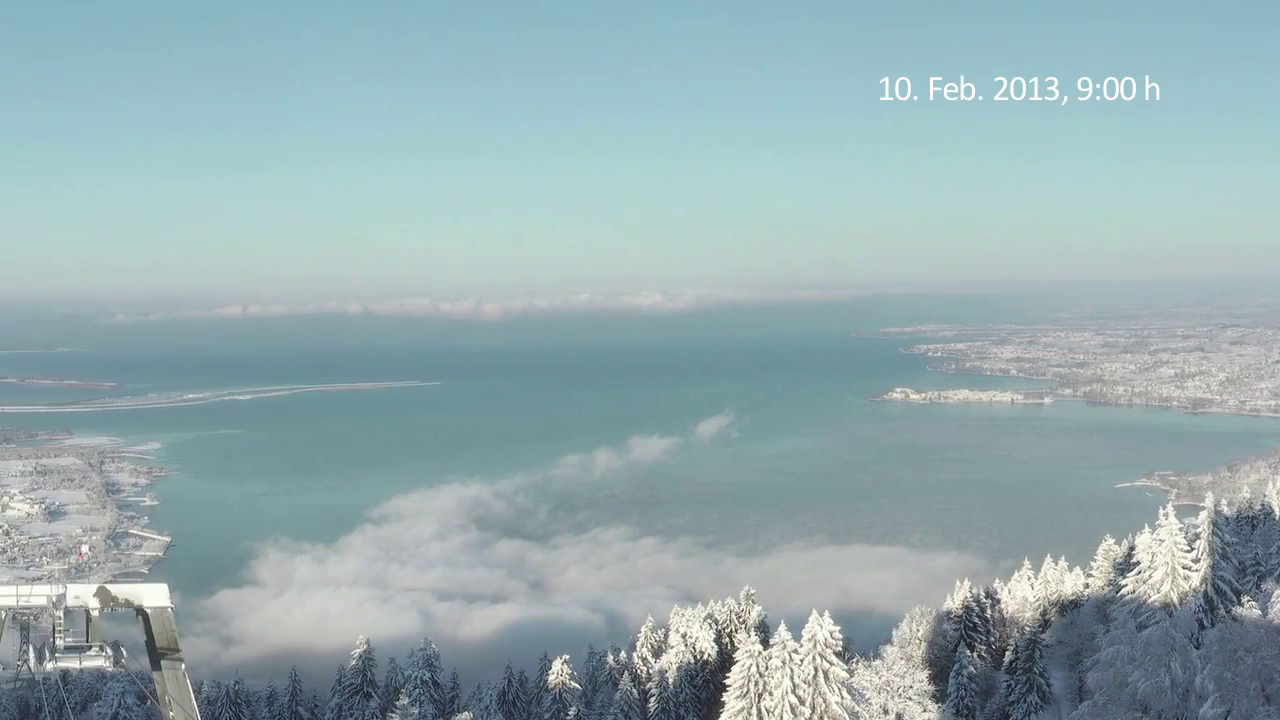
#> input picture frame 67 of image/winter_day.mov, 1280 x 720 px
$ python matcher.py
#> lines starting #> are read from the running program, lines starting #| are printed output that depends on the picture
import cv2
import numpy as np
import os
from scipy.stats import mode

def extract_frame_from_video(video_path, frame_to_check):
    """
    Extracts a specific frame from a video.

    Parameters:
        video_path (str): Path to the video file.
        frame_to_check (int): Index of the frame to extract.

    Returns:
        np.ndarray: The extracted frame.
    """
#> called with video_path = 'code/image/winter_day.mov', frame_to_check = 10
    cap = cv2.VideoCapture(video_path)
    if not cap.isOpened():
        raise ValueError("Error opening video file.")

    frame_index = 0
    target_frame = None

    while frame_index <= frame_to_check:
        ret, frame = cap.read()
#> frame is the input picture: shape (720, 1280, 3); mean B, G, R 176.5, 172.6, 150.2
        if not ret:
            raise ValueError(f"Frame {frame_to_check} not found in the video.")
        if frame_index == frame_to_check:
            target_frame = frame
            break
        frame_index += 1

    cap.release()

    if target_frame is None:
        raise ValueError("Failed to extract the frame.")

    return target_frame


def locate_image_in_panorama(image_path, panorama_path):
    """
    Finds the position of an input image in a panorama and returns its corner coordinates.

    Parameters:
        image_path (str): Path to the input image.
        panorama_path (str): Path to the panorama image.

    Returns:
        dict: A dictionary with the corner coordinates (UL, UR, BL, BR).
    """
    # Load the images
    img = cv2.imread(image_path)
    pano = cv2.imread(panorama_path)

    if img is None or pano is None:
        raise ValueError("Failed to load one or both images. Check the file paths.")

    # Convert to grayscale for feature matching
    img_gray = cv2.cvtColor(img, cv2.COLOR_BGR2GRAY)
    pano_gray = cv2.cvtColor(pano, cv2.COLOR_BGR2GRAY)

    # Detect ORB features and compute descriptors
    orb = cv2.ORB_create()
    keypoints1, descriptors1 = orb.detectAndCompute(img_gray, None)
    keypoints2, descriptors2 = orb.detectAndCompute(pano_gray, None)

    # Match features using BFMatcher
    bf = cv2.BFMatcher(cv2.NORM_HAMMING, crossCheck=True)
    matches = bf.match(descriptors1, descriptors2)

    # Sort matches by distance (best matches first)
    matches = sorted(matches, key=lambda x: x.distance)

    # Minimum number of matches required
    if len(matches) < 4:
        raise ValueError("Not enough matches found to locate the image in the panorama.")

    # Extract location of good matches
    src_pts = np.float32([keypoints1[m.queryIdx].pt for m in matches]).reshape(-1, 1, 2)
    dst_pts = np.float32([keypoints2[m.trainIdx].pt for m in matches]).reshape(-1, 1, 2)

    # Compute homography matrix
    matrix, mask = cv2.findHomography(src_pts, dst_pts, cv2.RANSAC, 5.0)

    if matrix is None:
        raise ValueError("Failed to compute homography.")

    # Get the dimensions of the input image
    h, w = img.shape[:2]

    # Define the corners of the input image
    corners = np.float32([[0, 0], [w, 0], [w, h], [0, h]]).reshape(-1, 1, 2)

    # Transform the corners to panorama space
    transformed_corners = cv2.perspectiveTransform(corners, matrix)

    # Extract the corner coordinates
    UL = tuple(map(int, transformed_corners[0][0]))
    UR = tuple(map(int, transformed_corners[1][0]))
    BL = tuple(map(int, transformed_corners[2][0]))
    BR = tuple(map(int, transformed_corners[3][0]))

    corners_dict = {"UL": UL, "UR": UR, "BL": BL, "BR": BR}

    print(f"Corners in panorama space: {corners_dict}")
    return corners_dict

# [45 lines left out: function crop_region_from_panorama, not called in this run]

if __name__ == "__main__":
    # Paths to the input image and panorama
    video_path = os.path.join(os.getcwd(),'image','winter_day.mov')
    target_frame = extract_frame_from_video(video_path=video_path, frame_to_check=10)
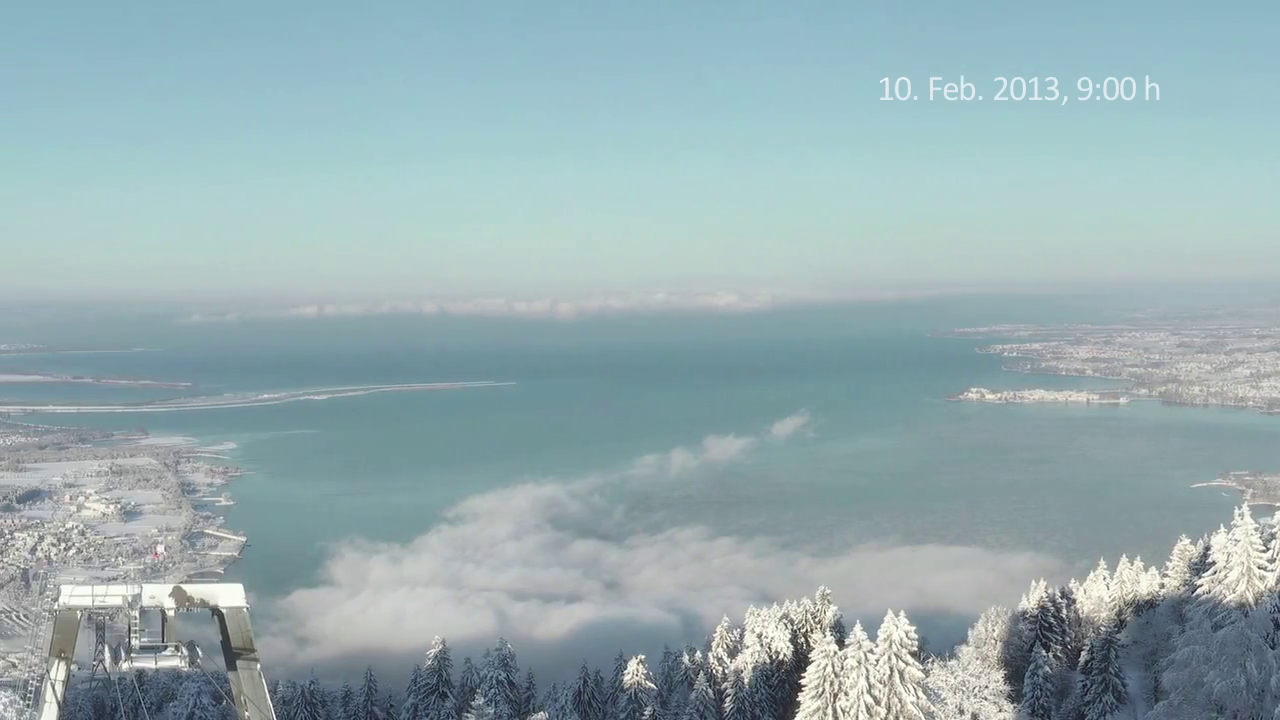
#> target_frame: shape (720, 1280, 3); mean B, G, R 177.1, 173.3, 150.8
    cv2.imwrite("target.jpg",target_frame)

    image_path = "target.jpg"
    panorama_path = "output_panorama.jpg"

    # Locate the image in the panorama
    try:
        corners = locate_image_in_panorama(image_path, panorama_path)
        print("Corner coordinates in panorama:")

        for corner, coord in corners.items():
            print(f"{corner}: {coord}")

        cropped_region ,cropped_crood = crop_region_from_panorama(panorama_path, corners)

        panorama = cv2.imread(panorama_path)
        pano_h, pano_w = panorama.shape[:2]
        mapping = np.load(os.path.join(os.getcwd(),"output_panorama_pixel_mapping.npy"))
        mapping = mapping.reshape(pano_h, pano_w )

        y_min,y_max, x_min,x_max = cropped_crood
        print(f'vote map size :{mapping.shape} ')
        voting = mode(mapping[y_min:y_max,x_min:x_max].flatten())
#
        print(f'voting results = {voting.mode}')
        ## Display the cropped region
        #cv2.imshow("Cropped Region", cropped_region)
        ## Save the cropped region if needed
        cv2.imwrite("cropped_region.jpg", cropped_region)

        cv2.waitKey(0)
        cv2.destroyAllWindows()
##

#
    except Exception as e:
        print(f"Error: {e}")

$ run again, starting later in the video
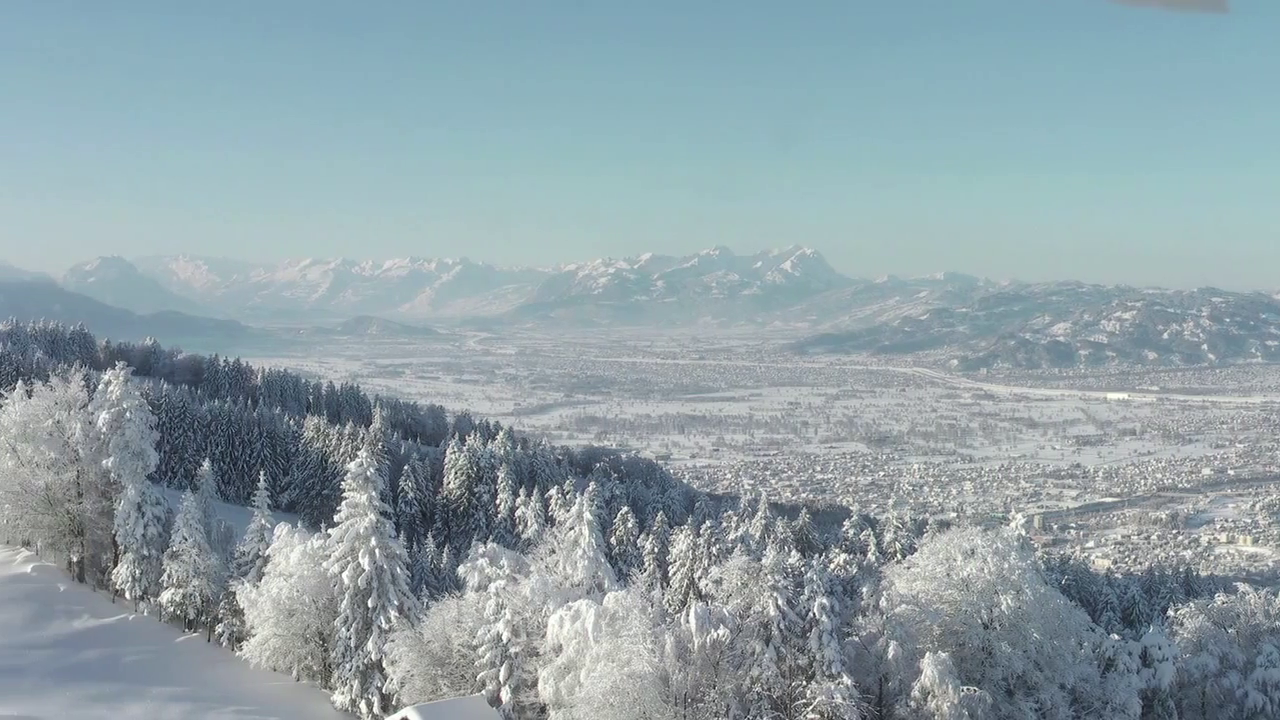
#> input picture frame 302 of image/winter_day.mov, 1280 x 720 px
#> in extract_frame_from_video, frame is the input picture: shape (720, 1280, 3); mean B, G, R 168.2, 161.9, 144.3
#> `target_frame = extract_frame_from_video(video_path=video_path, frame_t..`:
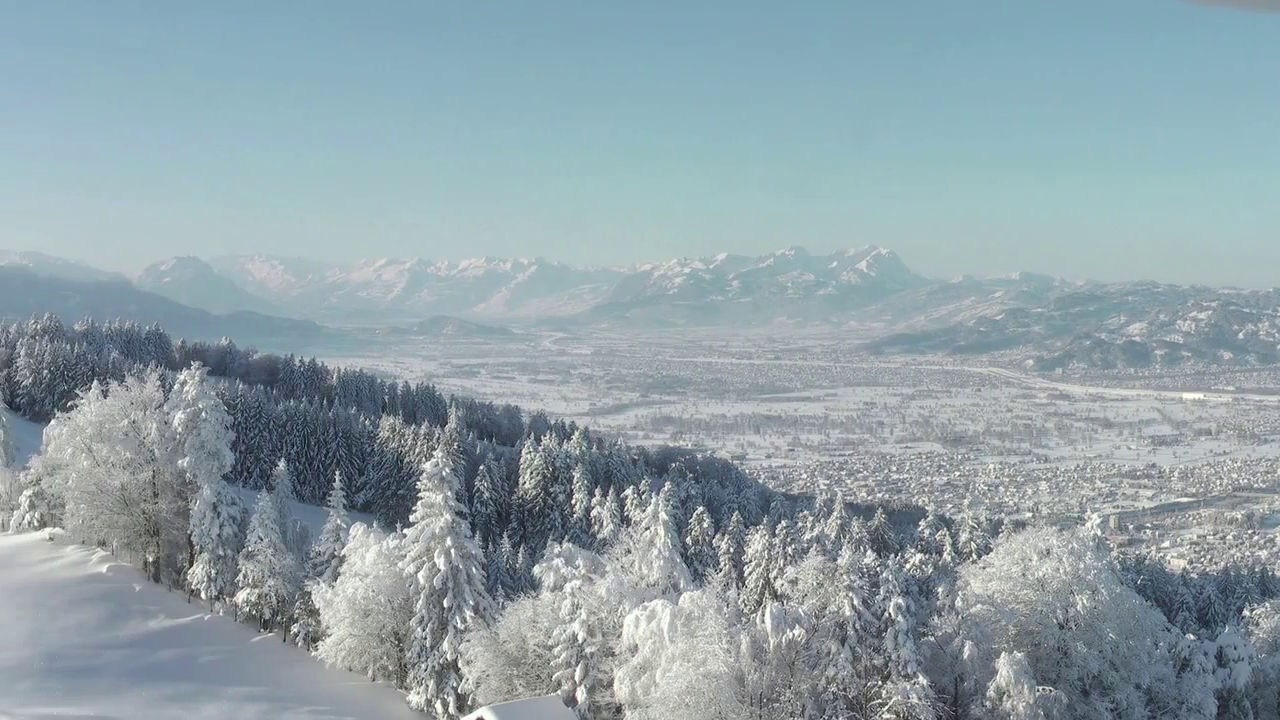
#> target_frame: shape (720, 1280, 3); mean B, G, R 168.6, 162.1, 144.8

$ run again, starting later in the video
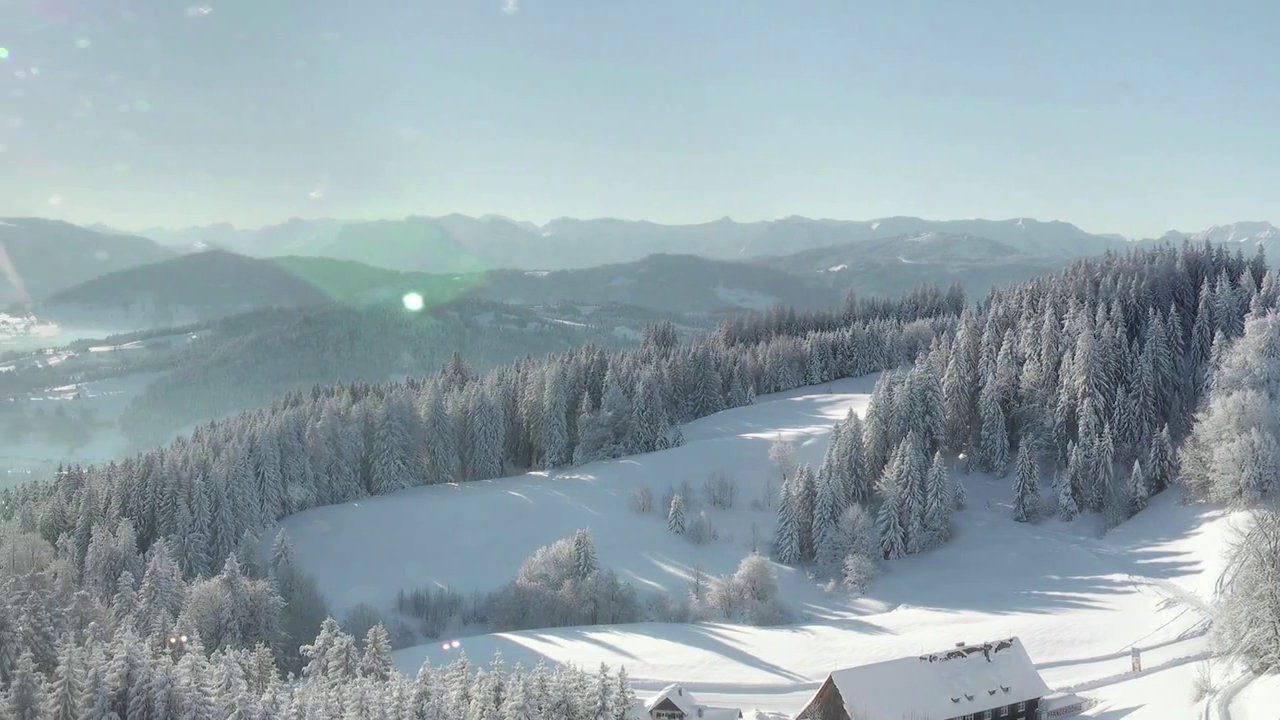
#> input picture frame 537 of image/winter_day.mov, 1280 x 720 px
#> in extract_frame_from_video, frame is the input picture: shape (720, 1280, 3); mean B, G, R 170.9, 164.6, 147.7
#> `target_frame = extract_frame_from_video(video_path=video_path, frame_t..`:
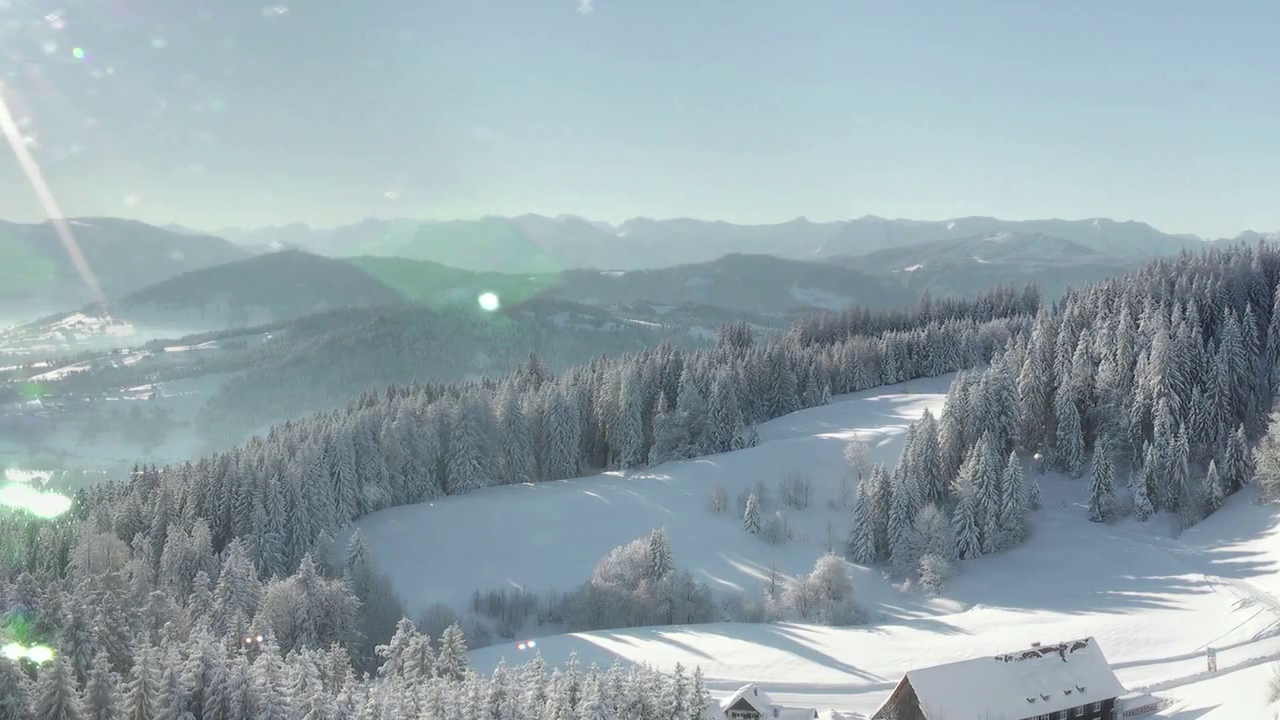
#> target_frame: shape (720, 1280, 3); mean B, G, R 170.7, 164.8, 147.8
